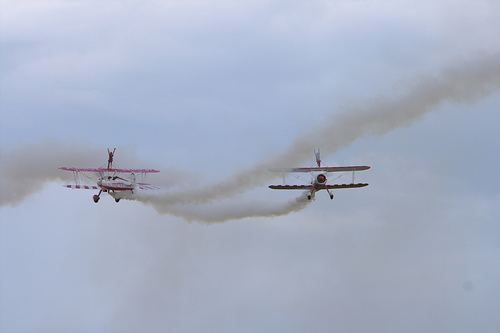
#> input picture data/detection/2008_007442.jpg, 500 x 333 px
$ jupyter execute --allow-errors cv2_object_detect_aug.ipynb   (older library calls are emulated)
#> lines starting #> are read from the running program, lines starting #| are printed output that depends on the picture
## 加载图像

[cell 1]
import cv2
import matplotlib.pyplot as plt
import numpy as np
image_path='../data/detection/2008_007442.jpg'
annotation_path='../data/detection/2008_007442.npy'
im=cv2.imread(image_path)[...,::-1]
#> (the rest of this cell did not finish here and is left out)

[cell 2]
plt.imshow(cv2.applyColorMap(im,cv2.COLORMAP_JET))
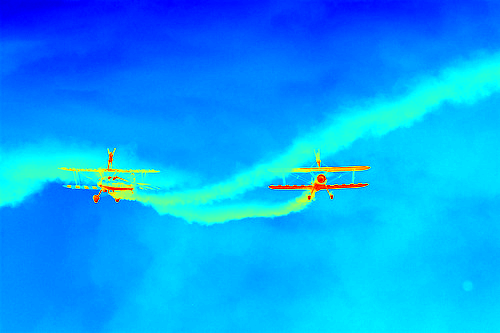
#> shown: shape (333, 500, 3); mean R, G, B 5.1, 161.3, 249.9

[cell 3]
cv2.applyColorMap(im[:,:,0],cv2.COLORMAP_JET)

## functions

[cell 4]
import random
def random_color():
    return random.randint(0, 255), random.randint(0, 255), random.randint(0, 255)

# [20 lines left out: function draw_rect, not called in this run]
#> (the rest of this cell did not finish here and is left out)

[cell 5]
# [16 lines left out: function center_filter, not called in this run]

[cell 6]
# [51 lines left out: functions iou_nvn, iou_1vn, iou_filter, not called in this run]

## resize

[cell 7]
class Resize(object):

    def __init__(self, height, width, interpolation_mode=cv2.INTER_LINEAR):
        """

        :param height:
        :param width:
        :param interpolation_mode: An integer that denotes a valid
                OpenCV interpolation mode. For example, integers 0 through 5 are
                valid interpolation modes.
        """
        self.out_height = height
        self.out_width = width
        self.interpolation_mode = interpolation_mode

    # [21 lines left out: function __call__, not called in this run]

#> (a cell that did not finish here is left out)

## Flip

[cell 9]
class Flip:
    """
    水平或者垂直翻转图像
    """

    def __init__(self, dim='horizontal'):
        """

        :param dim: 翻转维度；horizontal-水平，vertical-垂直
        """
        self.dim = dim

    # [25 lines left out: function __call__, not called in this run]
class HorizontalFlip(Flip):
    def __init__(self):
        super(HorizontalFlip, self).__init__(dim='horizontal')


class VerticalFlip(Flip):
    def __init__(self):
        super(VerticalFlip, self).__init__(dim='vertical')

#> (a cell that did not finish here is left out)

#> (a cell that did not finish here is left out)

## Translate

[cell 12]
class Translate(object):
    """
    平移图像
    """

    def __init__(self, dy, dx, clip_boxes=True, background=(0, 0, 0)):
        """

        :param dy: 高度方向移动因子
        :param dx: 宽度方向移动因子
        :param clip_boxes: 裁剪边框到图像内
        :param background: 填充色
        """

        self.dy_rel = dy
        self.dx_rel = dx
        self.clip_boxes = clip_boxes
        self.background = background

    # [41 lines left out: function __call__, not called in this run]

#> (a cell that did not finish here is left out)

## Scale

[cell 14]
class Scale(object):
    """
    缩放图像,图像尺寸不变,镜头拉近、拉远
    """

    def __init__(self,
                 factor,
                 clip_boxes=True,
                 background=(0, 0, 0)):
        """

        :param factor: 大于1拉近距离放大图像;小于1拉远距离缩小图像
        :param clip_boxes: 裁剪边框到图像内
        :param background:
        """

        self.factor = factor
        self.clip_boxes = clip_boxes
        self.background = background

    # [45 lines left out: function __call__, not called in this run]

#> (a cell that did not finish here is left out)

## Rotate

[cell 16]
class Rotate(object):
    """
    旋转图像
    """

    def __init__(self, angle):
        self.angle = angle

    # [72 lines left out: functions get_new_boxes, __call__, not called in this run]

#> (a cell that did not finish here is left out)

## RandomSampleCrop

[cell 18]
class RandomSampleCrop(object):
    def __init__(self, ar_range=(1 / 2, 2), min_size=0.3, max_tries=50, clip_boxes=True):
        """

        :param ar_range:
        :param min_size:
        """
        self.min_aspect_ratio = ar_range[0]
        self.max_aspect_ratio = ar_range[1]
        self.min_size = min_size
        self.max_tries = max_tries
        self.clip_boxes = clip_boxes
        self.sample_options = (
            1.,  # 返回原图
            0.1, 0.3, 0.5, 0.7, 0.9,  # iou最小值
            0.  # 随机裁剪
        )

    # [62 lines left out: function __call__, not called in this run]

#> (a cell that did not finish here is left out)

#> (a cell that did not finish here is left out)

## Affine

[cell 21]
img_height, img_width = im.shape[:2]
#> img_height = 333; img_width = 500

# Compute the rotation matrix.
M = cv2.getRotationMatrix2D(center=(img_width / 2, img_height / 2),
                            angle=-45,
                            scale=1)

# Scale the image.
image = cv2.warpAffine(im.copy(),
                       M=M,
                       dsize=(img_width, img_height),
                       borderMode=cv2.BORDER_CONSTANT,
                       borderValue=(3,3,3))
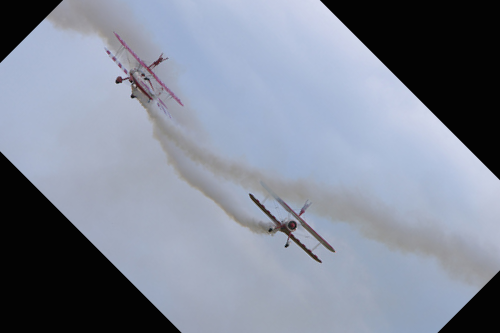
#> image: shape (333, 500, 3); mean R, G, B 129, 136.3, 151.8
plt.imshow(image)

[cell 22]
a=np.zeros([300,400,8])
a[100:200,200:300]=1
x=cv2.warpAffine(a,
                       M=M,
                       dsize=(img_width, img_height),
                       borderMode=cv2.BORDER_CONSTANT,
                       borderValue=(0,0,0))
plt.imshow(x[:,:,2:5])
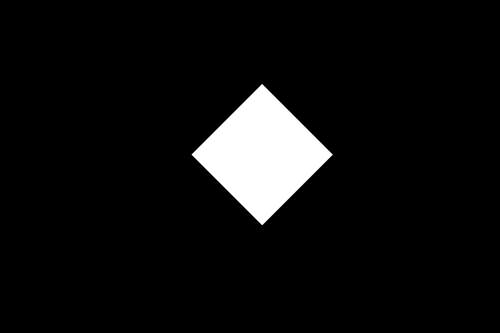
#> shown: shape (333, 500, 3) float64; min 0, max 1, mean 0.06

[cell 23]
hs,ws=np.where(x[:,:,3]==1)
#> hs = 9800 values from 85 to 223
y1, y2 = np.min(hs), np.max(hs)
#> y1 = 85; y2 = 223
x1, x2 = np.min(ws), np.max(ws)
#> x1 = 192; x2 = 331
print(y1,x1,y2,x2)
#| 85 192 223 331

[cell 24]
plt.imshow(x[:,:,7])
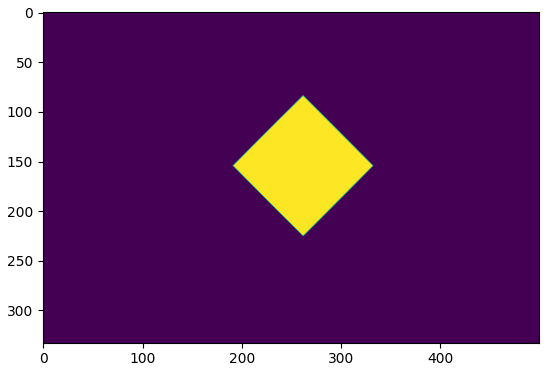
#> figure drawn by matplotlib, 1 panel

[cell 25]
hs
#> Out = 9800 values from 85 to 223

$ run again, with data/detection/2011_000538.jpg copied over data/detection/2008_007442.jpg
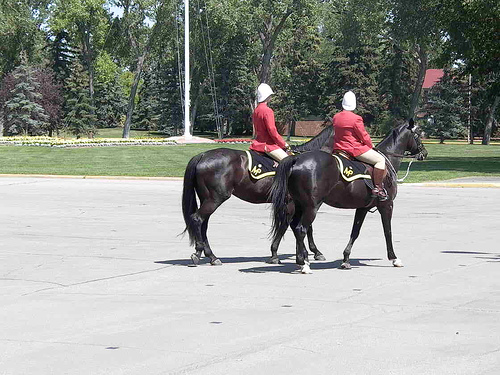
#> input picture data/detection/2011_000538.jpg, 500 x 375 px
#> `[cell 22] a=np.zeros([300,400,8]) a[100:200,200:300]=1 x=cv2.warpAffin..`:
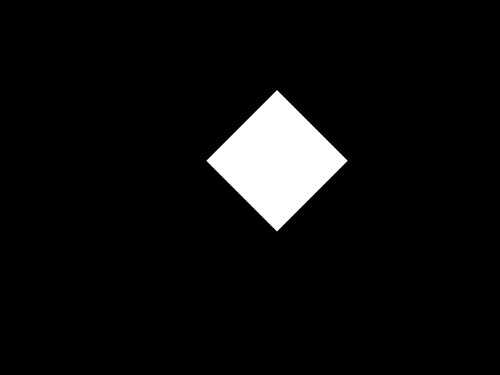
#> shown: shape (375, 500, 3) float64; min 0, max 1, mean 0.0533
#| 91 207 229 346
#> `[cell 24] plt.imshow(x[:,:,7])`:
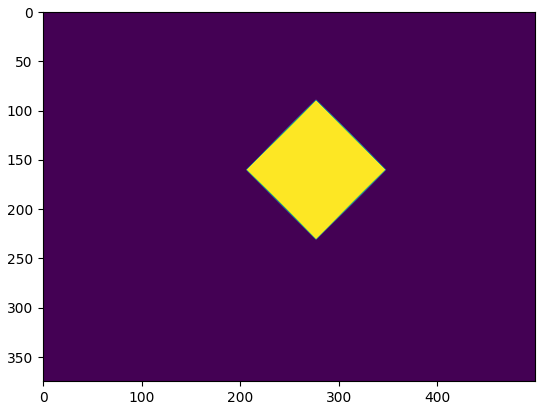
#> figure drawn by matplotlib, 1 panel

$ run again, with data/detection/009573.jpg copied over data/detection/2008_007442.jpg
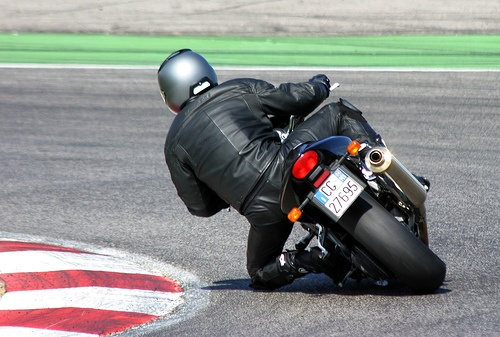
#> input picture data/detection/009573.jpg, 500 x 337 px
#> `[cell 22] a=np.zeros([300,400,8]) a[100:200,200:300]=1 x=cv2.warpAffin..`:
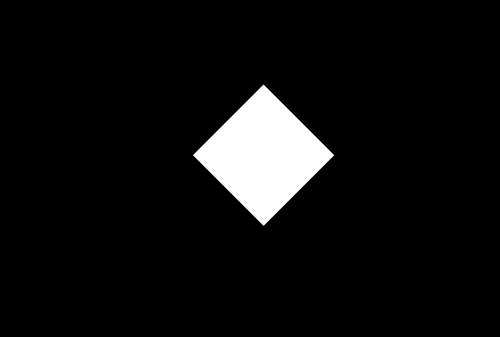
#> shown: shape (337, 500, 3) float64; min 0, max 1, mean 0.0593
#| 85 194 224 332
#> `[cell 24] plt.imshow(x[:,:,7])`:
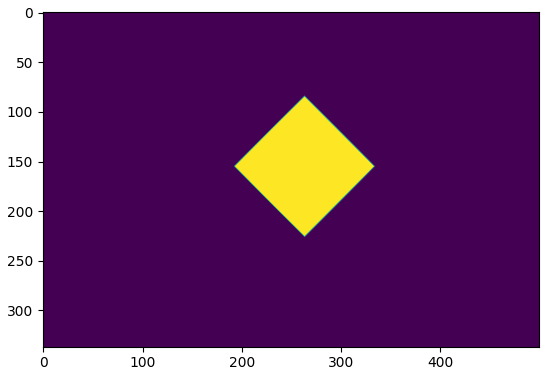
#> figure drawn by matplotlib, 1 panel
